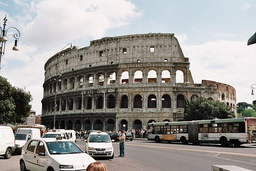
#> input picture Koloseum.png, 256 x 171 px, shrunk from 640 x 427 before the run, found by its file name
$ python Koloseum2.py
#> lines starting #> are read from the running program, lines starting #| are printed output that depends on the picture
# -*- coding: utf-8 -*-
from IPython.display import display
from PIL import Image
import numpy as np
import matplotlib.pyplot as plt
import math


path=r"D:\grafika_zadania\Koloseum.png"
img = Image.open(path)
#> img is the input picture: PIL image 256x171 RGB; mean R, G, B 152.4, 149.8, 146.4

# display(img)

arr = np.array(img)
arr.shape

def splot(RGB, Mf):
    r = int(len(Mf)/2)
    nr = 0
    for i in range(len(Mf)):
        for j in range(len(Mf[0])):
            nr += Mf[i][j]
    nr = max(nr, 1)
    przyciecie = Mf.shape[0]//2
    for i in range(przyciecie):
        RGB = zabezpieczenie_przed_ramka(RGB)
    RGB2 = np.zeros((len(RGB), len(RGB[0]),3), dtype=np.uint8,)
    for x in range(r, len(RGB)-r):
        for y in range(r, len(RGB[0])-r):
            tmp = np.zeros(3)
            for i in range(len(Mf)):
                for j in range(len(Mf[0])):
                    tmp += RGB[x-r+i][y-r+j]*Mf[i][j]
            tmp = abs(tmp)
            tmp /= nr
            tmp = np.array([i if  i <255 else 255 for i in tmp])
            RGB2[x][y] = tmp
    for i in range(przyciecie):
        RGB2 = np.delete(RGB2, (0,len(RGB2[0])-1),1)
    return RGB2[przyciecie:-przyciecie]

def RGBtoGSmax(RGB):
    h = len(RGB)
    w = len(RGB[0])
    RGB2 = np.zeros((h, w,3), dtype=np.uint8)
    for i in range(0, h):
        for j in range(0, w):
            RGB2[i][j] = max(RGB[i][j][0],RGB[i][j][1],RGB[i][j][2])
    return RGB2

def zabezpieczenie_przed_ramka(RGB):
    h = len(RGB)+2
    w = len(RGB[0])+2
    RGB2 = np.zeros((h, w,3), dtype=np.uint8)
    for i in range(1, h-1):
        for j in range(1, w-1):
            if (j==1):
                RGB2[i][j-1] = RGB[i-1][j-1]
                RGB2[i][j] = RGB[i-1][j-1]
            elif (j==w-2):

                RGB2[i][j+1] = RGB[i-1][j-1]
                RGB2[i][j] = RGB[i-1][j-1]
            elif (i==1):
                RGB2[i-1][j] = RGB[i-1][j-1]
                RGB2[i][j] = RGB[i-1][j-1]
            elif (i==h-2):
                RGB2[i+1][j] = RGB[i-1][j-1]
                RGB2[i][j] = RGB[i-1][j-1]
            else:
                RGB2[i][j] = RGB[i-1][j-1]
    RGB2[0][0] = RGB[1][1]
    RGB2[0][w-1] = RGB[1][w-3]
    RGB2[h-1][0] = RGB[h-3][1]
    RGB2[h-1][w-1] = RGB[h-3][w-3]
    return RGB2


def make_filrt_gaussa(n, sigma):
    assert n%2!=0 and n>2
    matrx = np.zeros((n,n))
    max_power = sigma**(n//2+2)
    half = n//2
    matrx.fill(max_power)
    if sigma<1:
        for i in range(n):
            for j in range(n):
                matrx[i][j] = 1 - sigma**(n - abs(half-i) - abs(half-j)-1)
    else:
        for i in range(n):
            for j in range(n):
                matrx[i][j] = sigma**(n - abs(half-i) - abs(half-j)-1)
    return matrx
print(make_filrt_gaussa(5,3))

def smoothGauss(RGB, sigma, r):
    assert r<12
    RGB2 = np.zeros((len(RGB), len(RGB[0]),3), dtype=np.uint8)
    RGB3 = RGBtoGSmax(RGB)
    gauss_filetr = make_filrt_gaussa(2*r+1, sigma)
    gauss = RGBtoGSmax(splot(RGB3, gauss_filetr))
    return gauss

# arr1 = smoothGauss(arr,0.5,4)
arr1 = smoothGauss(arr,2,2)
#> in smoothGauss, `RGB2 = np.zeros((len(RGB), len(RGB[0]),3), dtype=np.uint8)`: RGB2: shape (171, 256, 3); every value is 0
#> in RGBtoGSmax, `h = len(RGB)`: h = 171
#> in RGBtoGSmax, `w = len(RGB[0])`: w = 256
#> after the loop in RGBtoGSmax, `for i in range(0, h):`:
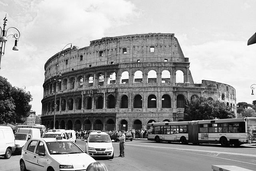
#> RGB2: shape (171, 256, 3); min 0, max 255, mean 156.5
#> the loop in splot, `for i in range(przyciecie):` made 2 passes
#> pass 1, in splot, `RGB = zabezpieczenie_przed_ramka(RGB)`:
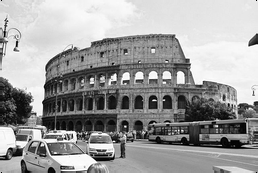
#> RGB: shape (173, 258, 3); min 0, max 255, mean 156.9
#> pass 2, in splot, `RGB = zabezpieczenie_przed_ramka(RGB)`:
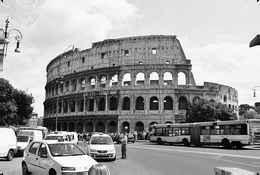
#> RGB: shape (175, 260, 3); min 0, max 255, mean 157.2
#> in splot, `RGB2 = np.zeros((len(RGB), len(RGB[0]),3), dtype=np.uint8,)`: RGB2: shape (175, 260, 3); every value is 0
#> after the loop in splot, `for x in range(r, len(RGB)-r):`:
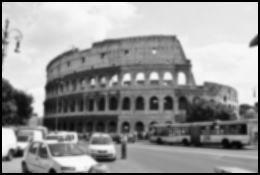
#> RGB2: shape (175, 260, 3); min 0, max 250, mean 150.1
#> the loop in splot, `for i in range(przyciecie):` made 2 passes
#> pass 1, in splot, `RGB2 = np.delete(RGB2, (0,len(RGB2[0])-1),1)`:
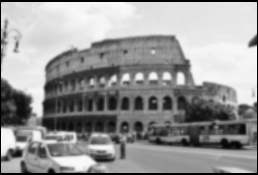
#> RGB2: shape (175, 258, 3); min 0, max 250, mean 151.2
#> pass 2, in splot, `RGB2 = np.delete(RGB2, (0,len(RGB2[0])-1),1)`:
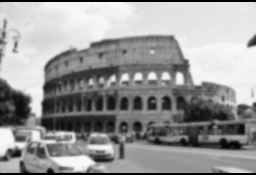
#> RGB2: shape (175, 256, 3); min 0, max 250, mean 152.4
#> in splot, `return RGB2[przyciecie:-przyciecie]`:
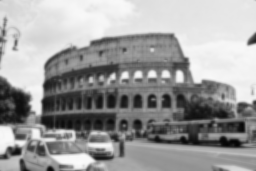
#> returned value: shape (171, 256, 3); min 5, max 250, mean 156
img1 = Image.fromarray(arr1, 'RGB')
img1.show()
display(img1)
